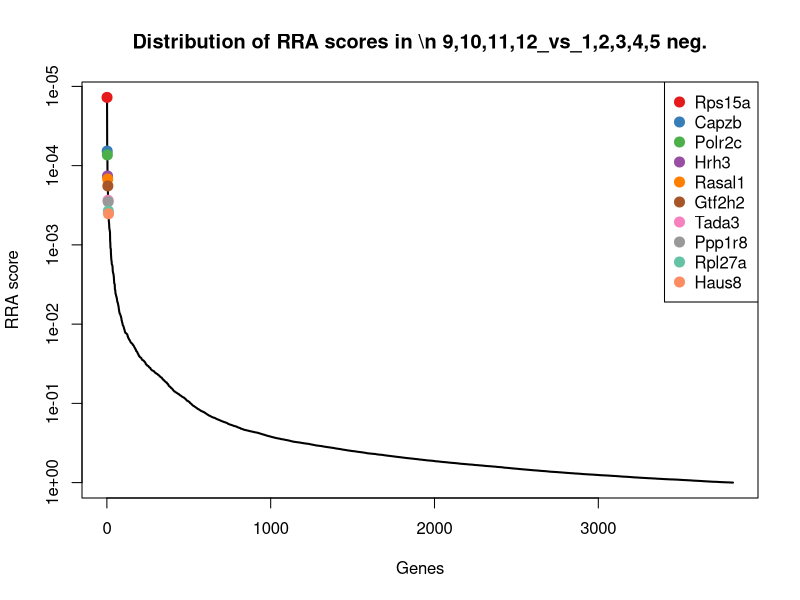
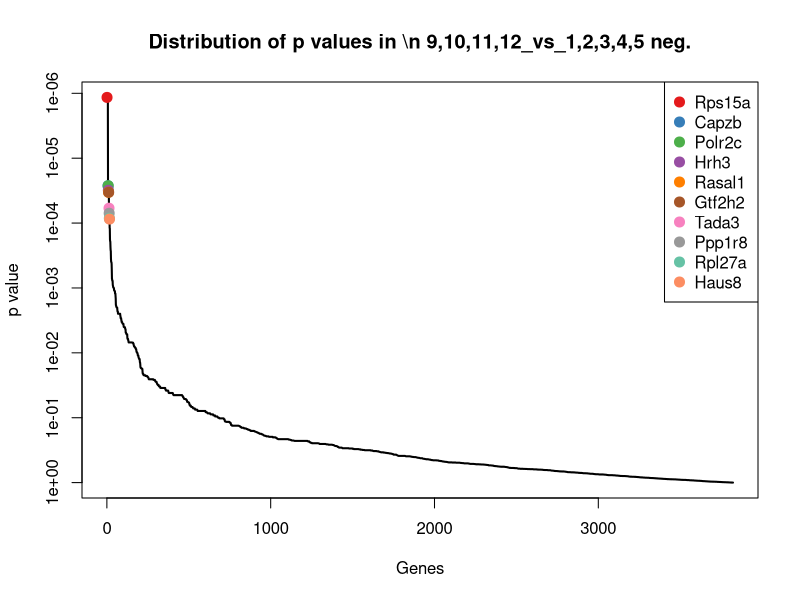
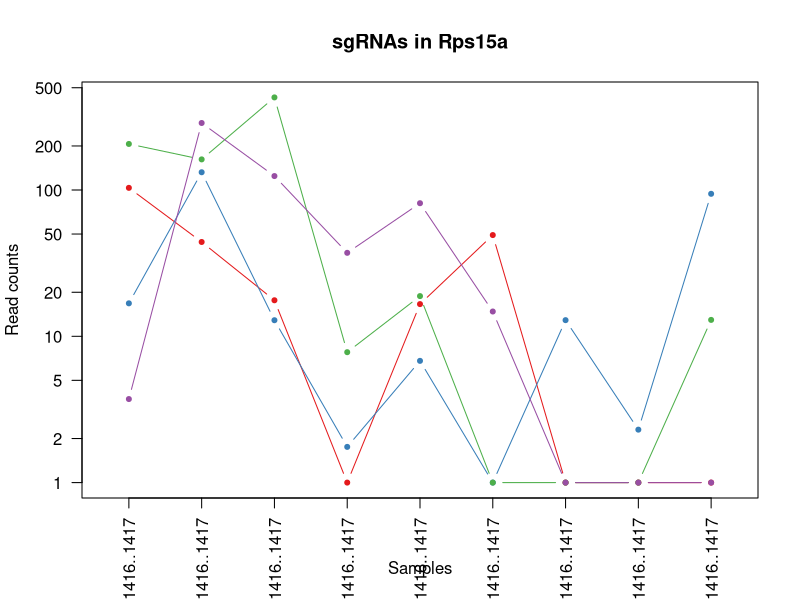
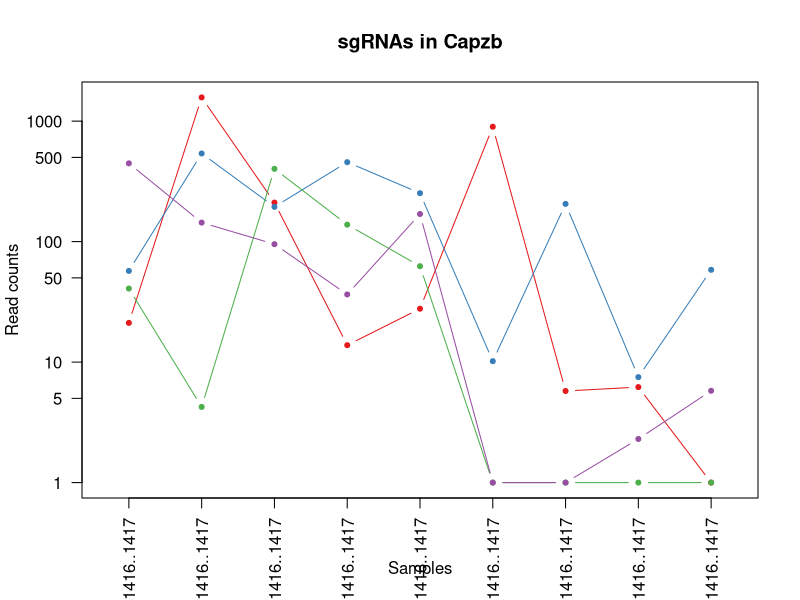
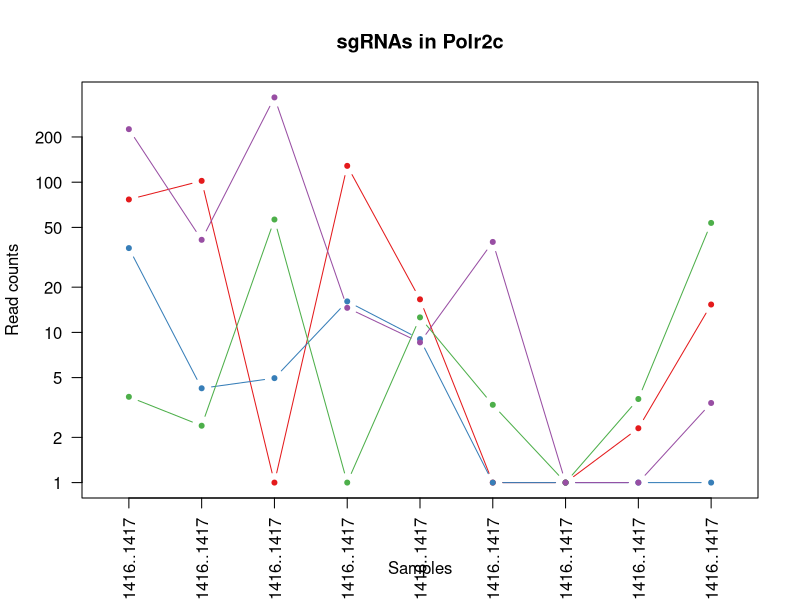
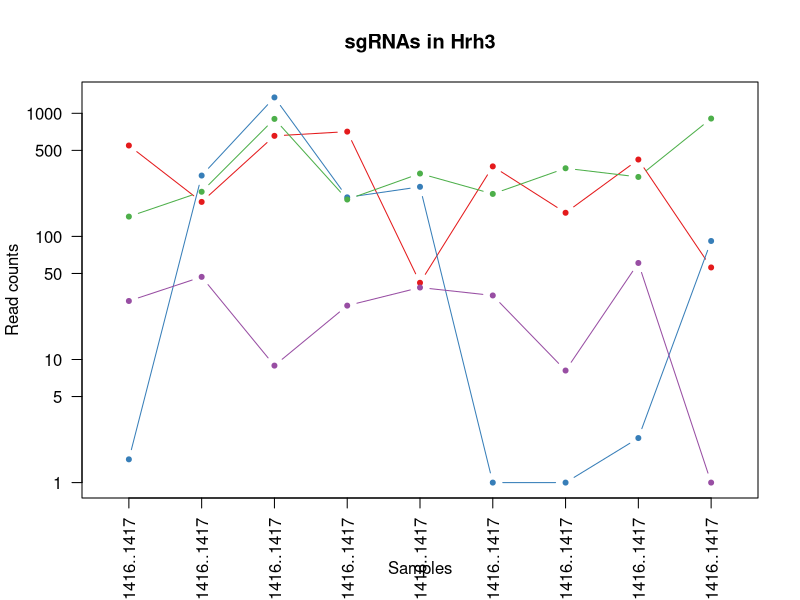
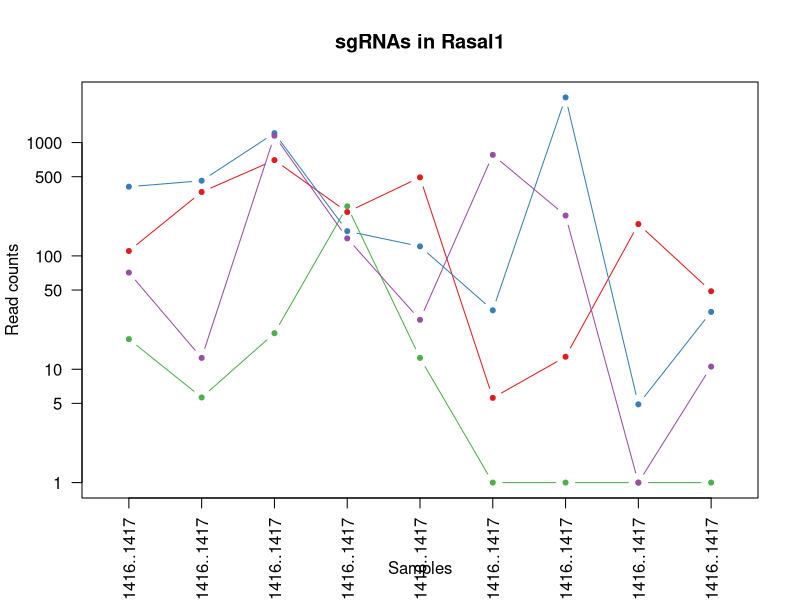
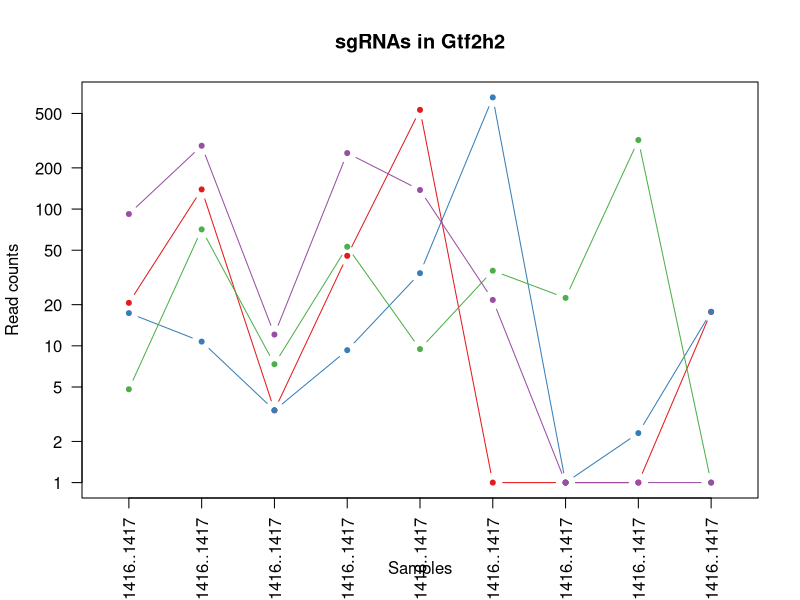

Here is the R script that generated these plots, in order: (Note: this script raises an error after producing the figures.)
pdf(file='invivo.poolB_BM_mCD19_15m_v_BM_hEGFRv3_15m.pdf',width=4.5,height=4.5);
gstable=read.table('invivo.poolB_BM_mCD19_15m_v_BM_hEGFRv3_15m.gene_summary.txt',header=T)
# 
#
# parameters
# Do not modify the variables beginning with "__"

# gstablename='__GENE_SUMMARY_FILE__'
startindex=3
# outputfile='__OUTPUT_FILE__'
targetgenelist=c("Rps15a","Capzb","Polr2c","Hrh3","Rasal1","Gtf2h2","Tada3","Ppp1r8","Rpl27a","Haus8")
# samplelabel=sub('.\\w+.\\w+$','',colnames(gstable)[startindex]);
samplelabel='9,10,11,12_vs_1,2,3,4,5 neg.'


# You need to write some codes in front of this code:
# gstable=read.table(gstablename,header=T)
# pdf(file=outputfile,width=6,height=6)


# set up color using RColorBrewer
#library(RColorBrewer)
#colors <- brewer.pal(length(targetgenelist), "Set1")

colors=c( "#E41A1C", "#377EB8", "#4DAF4A", "#984EA3", "#FF7F00",  "#A65628", "#F781BF",
          "#999999", "#66C2A5", "#FC8D62", "#8DA0CB", "#E78AC3", "#A6D854", "#FFD92F", "#E5C494", "#B3B3B3", 
          "#8DD3C7", "#FFFFB3", "#BEBADA", "#FB8072", "#80B1D3", "#FDB462", "#B3DE69", "#FCCDE5",
          "#D9D9D9", "#BC80BD", "#CCEBC5", "#FFED6F")

######
# function definition

plotrankedvalues<-function(val, tglist, ...){
  
  plot(val,log='y',ylim=c(max(val),min(val)),type='l',lwd=2, ...)
  if(length(tglist)>0){
    for(i in 1:length(tglist)){
      targetgene=tglist[i];
      tx=which(names(val)==targetgene);ty=val[targetgene];
      points(tx,ty,col=colors[(i %% length(colors)) ],cex=2,pch=20)
      # text(tx+50,ty,targetgene,col=colors[i])
    }
    legend('topright',tglist,pch=20,pt.cex = 2,cex=1,col=colors)
  }
}



plotrandvalues<-function(val,targetgenelist, ...){
  # choose the one with the best distance distribution
  
  mindiffvalue=0;
  randval=val;
  for(i in 1:20){
    randval0=sample(val)
    vindex=sort(which(names(randval0) %in% targetgenelist))
    if(max(vindex)>0.9*length(val)){
      # print('pass...')
      next;
    }
    mindiffind=min(diff(vindex));
    if (mindiffind > mindiffvalue){
      mindiffvalue=mindiffind;
      randval=randval0;
      # print(paste('Diff: ',mindiffvalue))
    }
  }
  plot(randval,log='y',ylim=c(max(randval),min(randval)),pch=20,col='grey', ...)
  
  if(length(targetgenelist)>0){
    for(i in 1:length(targetgenelist)){
      targetgene=targetgenelist[i];
      tx=which(names(randval)==targetgene);ty=randval[targetgene];
      points(tx,ty,col=colors[(i %% length(colors)) ],cex=2,pch=20)
      text(tx+50,ty,targetgene,col=colors[i])
    }
  }
  
}




# set.seed(1235)



pvec=gstable[,startindex]
names(pvec)=gstable[,'id']
pvec=sort(pvec);

plotrankedvalues(pvec,targetgenelist,xlab='Genes',ylab='RRA score',main=paste('Distribution of RRA scores in \\n',samplelabel))

# plotrandvalues(pvec,targetgenelist,xlab='Genes',ylab='RRA score',main=paste('Distribution of RRA scores in \\n',samplelabel))


pvec=gstable[,startindex+1]
names(pvec)=gstable[,'id']
pvec=sort(pvec);

plotrankedvalues(pvec,targetgenelist,xlab='Genes',ylab='p value',main=paste('Distribution of p values in \\n',samplelabel))

# plotrandvalues(pvec,targetgenelist,xlab='Genes',ylab='p value',main=paste('Distribution of p values in \\n',samplelabel))



# you need to write after this code:
# dev.off()






# parameters
# Do not modify the variables beginning with "__"
targetmat=list(c(102.42798827322086,43.118437848342424,16.628621617989058,0.0,15.597748757652067,48.196559804117776,0.0,0.0,0.0),c(15.800062020869175,131.20987001162266,11.877586869992186,0.7541131285626209,5.793449538556482,0.0,11.891074646238506,1.300710512813602,93.1605199184138),c(205.40080627129927,160.88277347714862,428.3849664443848,6.787018157063589,17.82599858017379,0.0,0.0,0.0,11.943656399796641),c(2.724148624287789,286.0653349723363,123.52690344791873,36.197430171005806,80.21699361078205,13.770445658319364,0.0,0.0,0.0))
targetgene="Rps15a"
collabel=c("In.vivo_AR1830_Pool.B..9.16._BM_hEGFRv3_15m_1410..1411..1412..1413..1414..1415..1416..1417","In.vivo_AR1831_Pool.B..9.16._BM_hEGFRv3_15m_1410..1411..1412..1413..1414..1415..1416..1417","In.vivo_AR1832_Pool.B..9.16._BM_hEGFRv3_15m_1410..1411..1412..1413..1414..1415..1416..1417","In.vivo_AR1833_Pool.B..9.16._BM_hEGFRv3_15m_1410..1411..1412..1413..1414..1415..1416..1417","In.vivo_AR1835_Pool.B..9.16._BM_hEGFRv3_15m_1410..1411..1412..1413..1414..1415..1416..1417","In.vivo_AR1836_Pool.B..9.16._BM_mCD19_15m_1410..1411..1412..1413..1414..1415..1416..1417","In.vivo_AR1840_Pool.B..9.16._BM_mCD19_15m_1410..1411..1412..1413..1414..1415..1416..1417","In.vivo_AR1841_Pool.B..9.16._BM_mCD19_15m_1410..1411..1412..1413..1414..1415..1416..1417","In.vivo_AR1842_Pool.B..9.16._BM_mCD19_15m_1410..1411..1412..1413..1414..1415..1416..1417")

# set up color using RColorBrewer
#library(RColorBrewer)
#colors <- brewer.pal(length(targetgenelist), "Set1")

colors=c( "#E41A1C", "#377EB8", "#4DAF4A", "#984EA3", "#FF7F00",  "#A65628", "#F781BF",
          "#999999", "#66C2A5", "#FC8D62", "#8DA0CB", "#E78AC3", "#A6D854", "#FFD92F", "#E5C494", "#B3B3B3", 
          "#8DD3C7", "#FFFFB3", "#BEBADA", "#FB8072", "#80B1D3", "#FDB462", "#B3DE69", "#FCCDE5",
          "#D9D9D9", "#BC80BD", "#CCEBC5", "#FFED6F")


## code

targetmatvec=unlist(targetmat)+1
yrange=range(targetmatvec[targetmatvec>0]);
# yrange[1]=1; # set the minimum value to 1
for(i in 1:length(targetmat)){
  vali=targetmat[[i]]+1;
  if(i==1){
    plot(1:length(vali),vali,type='b',las=1,pch=20,main=paste('sgRNAs in',targetgene),ylab='Read counts',xlab='Samples',xlim=c(0.7,length(vali)+0.3),ylim = yrange,col=colors[(i %% length(colors))],xaxt='n',log='y')
    axis(1,at=1:length(vali),labels=(collabel),las=2)
    # lines(0:100,rep(1,101),col='black');
  }else{
    lines(1:length(vali),vali,type='b',pch=20,col=colors[(i %% length(colors))])
  }
}




# parameters
# Do not modify the variables beginning with "__"
targetmat=list(c(20.158699819729637,1572.2002445562275,209.8373680365286,12.819923185564555,26.738997870260686,897.3740420671453,4.756429858495403,5.202842051254408,0.0),c(56.11746166032845,537.8213753126582,193.20874641853956,455.48432965182303,251.34657998045043,9.180297105546243,204.52648391530232,6.50355256406801,57.32955071902387),c(39.77256991460172,3.245473816541903,400.67059708106973,137.248589398397,61.49969510159958,0.0,0.0,0.0,0.0),c(445.1258852086247,142.80084792784373,94.22885583527133,35.443317042443184,168.4556865826423,0.0,0.0,1.300710512813602,4.777462559918656))
targetgene="Capzb"
collabel=c("In.vivo_AR1830_Pool.B..9.16._BM_hEGFRv3_15m_1410..1411..1412..1413..1414..1415..1416..1417","In.vivo_AR1831_Pool.B..9.16._BM_hEGFRv3_15m_1410..1411..1412..1413..1414..1415..1416..1417","In.vivo_AR1832_Pool.B..9.16._BM_hEGFRv3_15m_1410..1411..1412..1413..1414..1415..1416..1417","In.vivo_AR1833_Pool.B..9.16._BM_hEGFRv3_15m_1410..1411..1412..1413..1414..1415..1416..1417","In.vivo_AR1835_Pool.B..9.16._BM_hEGFRv3_15m_1410..1411..1412..1413..1414..1415..1416..1417","In.vivo_AR1836_Pool.B..9.16._BM_mCD19_15m_1410..1411..1412..1413..1414..1415..1416..1417","In.vivo_AR1840_Pool.B..9.16._BM_mCD19_15m_1410..1411..1412..1413..1414..1415..1416..1417","In.vivo_AR1841_Pool.B..9.16._BM_mCD19_15m_1410..1411..1412..1413..1414..1415..1416..1417","In.vivo_AR1842_Pool.B..9.16._BM_mCD19_15m_1410..1411..1412..1413..1414..1415..1416..1417")

# set up color using RColorBrewer
#library(RColorBrewer)
#colors <- brewer.pal(length(targetgenelist), "Set1")

colors=c( "#E41A1C", "#377EB8", "#4DAF4A", "#984EA3", "#FF7F00",  "#A65628", "#F781BF",
          "#999999", "#66C2A5", "#FC8D62", "#8DA0CB", "#E78AC3", "#A6D854", "#FFD92F", "#E5C494", "#B3B3B3", 
          "#8DD3C7", "#FFFFB3", "#BEBADA", "#FB8072", "#80B1D3", "#FDB462", "#B3DE69", "#FCCDE5",
          "#D9D9D9", "#BC80BD", "#CCEBC5", "#FFED6F")


## code

targetmatvec=unlist(targetmat)+1
yrange=range(targetmatvec[targetmatvec>0]);
# yrange[1]=1; # set the minimum value to 1
for(i in 1:length(targetmat)){
  vali=targetmat[[i]]+1;
  if(i==1){
    plot(1:length(vali),vali,type='b',las=1,pch=20,main=paste('sgRNAs in',targetgene),ylab='Read counts',xlab='Samples',xlim=c(0.7,length(vali)+0.3),ylim = yrange,col=colors[(i %% length(colors))],xaxt='n',log='y')
    axis(1,at=1:length(vali),labels=(collabel),las=2)
    # lines(0:100,rep(1,101),col='black');
  }else{
    lines(1:length(vali),vali,type='b',pch=20,col=colors[(i %% length(colors))])
  }
}




# parameters
# Do not modify the variables beginning with "__"
targetmat=list(c(75.73133175520053,101.07332742944783,0.0,127.44511872708293,15.597748757652067,0.0,0.0,1.300710512813602,14.332387679755968),c(35.413932115741254,3.245473816541903,3.9591956233307286,15.082262571252418,8.021699361078205,0.0,0.0,0.0,0.0),c(2.724148624287789,1.39091734994653,55.4287387266302,0.0,11.586899077112964,2.295074276386561,0.0,2.601421025627204,52.55208815910522),c(224.4698466413138,40.33660314844936,365.82967559575934,13.574036314127177,7.57604939657386,39.01626269857153,0.0,0.0,2.388731279959328))
targetgene="Polr2c"
collabel=c("In.vivo_AR1830_Pool.B..9.16._BM_hEGFRv3_15m_1410..1411..1412..1413..1414..1415..1416..1417","In.vivo_AR1831_Pool.B..9.16._BM_hEGFRv3_15m_1410..1411..1412..1413..1414..1415..1416..1417","In.vivo_AR1832_Pool.B..9.16._BM_hEGFRv3_15m_1410..1411..1412..1413..1414..1415..1416..1417","In.vivo_AR1833_Pool.B..9.16._BM_hEGFRv3_15m_1410..1411..1412..1413..1414..1415..1416..1417","In.vivo_AR1835_Pool.B..9.16._BM_hEGFRv3_15m_1410..1411..1412..1413..1414..1415..1416..1417","In.vivo_AR1836_Pool.B..9.16._BM_mCD19_15m_1410..1411..1412..1413..1414..1415..1416..1417","In.vivo_AR1840_Pool.B..9.16._BM_mCD19_15m_1410..1411..1412..1413..1414..1415..1416..1417","In.vivo_AR1841_Pool.B..9.16._BM_mCD19_15m_1410..1411..1412..1413..1414..1415..1416..1417","In.vivo_AR1842_Pool.B..9.16._BM_mCD19_15m_1410..1411..1412..1413..1414..1415..1416..1417")

# set up color using RColorBrewer
#library(RColorBrewer)
#colors <- brewer.pal(length(targetgenelist), "Set1")

colors=c( "#E41A1C", "#377EB8", "#4DAF4A", "#984EA3", "#FF7F00",  "#A65628", "#F781BF",
          "#999999", "#66C2A5", "#FC8D62", "#8DA0CB", "#E78AC3", "#A6D854", "#FFD92F", "#E5C494", "#B3B3B3", 
          "#8DD3C7", "#FFFFB3", "#BEBADA", "#FB8072", "#80B1D3", "#FDB462", "#B3DE69", "#FCCDE5",
          "#D9D9D9", "#BC80BD", "#CCEBC5", "#FFED6F")


## code

targetmatvec=unlist(targetmat)+1
yrange=range(targetmatvec[targetmatvec>0]);
# yrange[1]=1; # set the minimum value to 1
for(i in 1:length(targetmat)){
  vali=targetmat[[i]]+1;
  if(i==1){
    plot(1:length(vali),vali,type='b',las=1,pch=20,main=paste('sgRNAs in',targetgene),ylab='Read counts',xlab='Samples',xlim=c(0.7,length(vali)+0.3),ylim = yrange,col=colors[(i %% length(colors))],xaxt='n',log='y')
    axis(1,at=1:length(vali),labels=(collabel),las=2)
    # lines(0:100,rep(1,101),col='black');
  }else{
    lines(1:length(vali),vali,type='b',pch=20,col=colors[(i %% length(colors))])
  }
}




# parameters
# Do not modify the variables beginning with "__"
targetmat=list(c(546.4642140321305,189.6283987093769,654.8509560989025,708.8663408488636,40.999796734399716,369.5069584982363,154.58397040110057,420.12949563879346,54.94081943906455),c(0.5448297248575578,311.10184727137386,1345.3346728077815,206.62699722615812,251.79222994495478,0.0,0.0,1.300710512813602,90.77178863845447),c(143.83504736239524,229.50136274117742,899.5292456207416,198.3317528119693,323.09622426564994,220.32713053310982,356.7322393871552,303.0655494855693,905.3291551045853),c(28.87597541745056,45.900272548235485,7.918391246661457,26.393959499691732,37.43459701836496,32.13103986941185,7.134644787743104,59.83268358942569,0.0))
targetgene="Hrh3"
collabel=c("In.vivo_AR1830_Pool.B..9.16._BM_hEGFRv3_15m_1410..1411..1412..1413..1414..1415..1416..1417","In.vivo_AR1831_Pool.B..9.16._BM_hEGFRv3_15m_1410..1411..1412..1413..1414..1415..1416..1417","In.vivo_AR1832_Pool.B..9.16._BM_hEGFRv3_15m_1410..1411..1412..1413..1414..1415..1416..1417","In.vivo_AR1833_Pool.B..9.16._BM_hEGFRv3_15m_1410..1411..1412..1413..1414..1415..1416..1417","In.vivo_AR1835_Pool.B..9.16._BM_hEGFRv3_15m_1410..1411..1412..1413..1414..1415..1416..1417","In.vivo_AR1836_Pool.B..9.16._BM_mCD19_15m_1410..1411..1412..1413..1414..1415..1416..1417","In.vivo_AR1840_Pool.B..9.16._BM_mCD19_15m_1410..1411..1412..1413..1414..1415..1416..1417","In.vivo_AR1841_Pool.B..9.16._BM_mCD19_15m_1410..1411..1412..1413..1414..1415..1416..1417","In.vivo_AR1842_Pool.B..9.16._BM_mCD19_15m_1410..1411..1412..1413..1414..1415..1416..1417")

# set up color using RColorBrewer
#library(RColorBrewer)
#colors <- brewer.pal(length(targetgenelist), "Set1")

colors=c( "#E41A1C", "#377EB8", "#4DAF4A", "#984EA3", "#FF7F00",  "#A65628", "#F781BF",
          "#999999", "#66C2A5", "#FC8D62", "#8DA0CB", "#E78AC3", "#A6D854", "#FFD92F", "#E5C494", "#B3B3B3", 
          "#8DD3C7", "#FFFFB3", "#BEBADA", "#FB8072", "#80B1D3", "#FDB462", "#B3DE69", "#FCCDE5",
          "#D9D9D9", "#BC80BD", "#CCEBC5", "#FFED6F")


## code

targetmatvec=unlist(targetmat)+1
yrange=range(targetmatvec[targetmatvec>0]);
# yrange[1]=1; # set the minimum value to 1
for(i in 1:length(targetmat)){
  vali=targetmat[[i]]+1;
  if(i==1){
    plot(1:length(vali),vali,type='b',las=1,pch=20,main=paste('sgRNAs in',targetgene),ylab='Read counts',xlab='Samples',xlim=c(0.7,length(vali)+0.3),ylim = yrange,col=colors[(i %% length(colors))],xaxt='n',log='y')
    axis(1,at=1:length(vali),labels=(collabel),las=2)
    # lines(0:100,rep(1,101),col='black');
  }else{
    lines(1:length(vali),vali,type='b',pch=20,col=colors[(i %% length(colors))])
  }
}




# parameters
# Do not modify the variables beginning with "__"
targetmat=list(c(109.51077469636911,365.3476239192885,699.1939470802066,242.82442739716393,491.9975608127966,4.590148552773122,11.891074646238506,189.9037348707859,47.774625599186564),c(406.98780446859564,459.46636459900367,1209.9301824898707,164.39666202665137,120.32549041617308,32.13103986941185,2501.8821055685817,3.9021315384408064,31.053506639471266),c(17.43455119544185,4.6363911664884325,19.795978116653643,272.9889525396688,11.586899077112964,0.0,0.0,0.0,0.0),c(70.28303450662496,11.590977916221082,1148.1667307659113,141.77326816977273,26.293347905756338,778.0301796950441,225.93041827853162,0.0,9.554925119837312))
targetgene="Rasal1"
collabel=c("In.vivo_AR1830_Pool.B..9.16._BM_hEGFRv3_15m_1410..1411..1412..1413..1414..1415..1416..1417","In.vivo_AR1831_Pool.B..9.16._BM_hEGFRv3_15m_1410..1411..1412..1413..1414..1415..1416..1417","In.vivo_AR1832_Pool.B..9.16._BM_hEGFRv3_15m_1410..1411..1412..1413..1414..1415..1416..1417","In.vivo_AR1833_Pool.B..9.16._BM_hEGFRv3_15m_1410..1411..1412..1413..1414..1415..1416..1417","In.vivo_AR1835_Pool.B..9.16._BM_hEGFRv3_15m_1410..1411..1412..1413..1414..1415..1416..1417","In.vivo_AR1836_Pool.B..9.16._BM_mCD19_15m_1410..1411..1412..1413..1414..1415..1416..1417","In.vivo_AR1840_Pool.B..9.16._BM_mCD19_15m_1410..1411..1412..1413..1414..1415..1416..1417","In.vivo_AR1841_Pool.B..9.16._BM_mCD19_15m_1410..1411..1412..1413..1414..1415..1416..1417","In.vivo_AR1842_Pool.B..9.16._BM_mCD19_15m_1410..1411..1412..1413..1414..1415..1416..1417")

# set up color using RColorBrewer
#library(RColorBrewer)
#colors <- brewer.pal(length(targetgenelist), "Set1")

colors=c( "#E41A1C", "#377EB8", "#4DAF4A", "#984EA3", "#FF7F00",  "#A65628", "#F781BF",
          "#999999", "#66C2A5", "#FC8D62", "#8DA0CB", "#E78AC3", "#A6D854", "#FFD92F", "#E5C494", "#B3B3B3", 
          "#8DD3C7", "#FFFFB3", "#BEBADA", "#FB8072", "#80B1D3", "#FDB462", "#B3DE69", "#FCCDE5",
          "#D9D9D9", "#BC80BD", "#CCEBC5", "#FFED6F")


## code

targetmatvec=unlist(targetmat)+1
yrange=range(targetmatvec[targetmatvec>0]);
# yrange[1]=1; # set the minimum value to 1
for(i in 1:length(targetmat)){
  vali=targetmat[[i]]+1;
  if(i==1){
    plot(1:length(vali),vali,type='b',las=1,pch=20,main=paste('sgRNAs in',targetgene),ylab='Read counts',xlab='Samples',xlim=c(0.7,length(vali)+0.3),ylim = yrange,col=colors[(i %% length(colors))],xaxt='n',log='y')
    axis(1,at=1:length(vali),labels=(collabel),las=2)
    # lines(0:100,rep(1,101),col='black');
  }else{
    lines(1:length(vali),vali,type='b',pch=20,col=colors[(i %% length(colors))])
  }
}




# parameters
# Do not modify the variables beginning with "__"
targetmat=list(c(19.61387009487208,138.1644567613553,2.375517373998437,44.492674585194635,529.877807795666,0.0,0.0,0.0,16.721118959715298),c(16.344891745726734,9.736421449625709,2.375517373998437,8.29524441418883,32.97809737332151,654.0961687701698,0.0,1.300710512813602,16.721118959715298),c(3.813808074002904,70.00950661397533,6.334712997329166,52.03380587082084,8.46734932558255,34.426114145798415,21.40393436322931,318.6740756393325,0.0),c(90.98656405121214,289.3108087888782,11.08574774532604,255.6443505827285,136.81453910283383,20.655668487479048,0.0,0.0,0.0))
targetgene="Gtf2h2"
collabel=c("In.vivo_AR1830_Pool.B..9.16._BM_hEGFRv3_15m_1410..1411..1412..1413..1414..1415..1416..1417","In.vivo_AR1831_Pool.B..9.16._BM_hEGFRv3_15m_1410..1411..1412..1413..1414..1415..1416..1417","In.vivo_AR1832_Pool.B..9.16._BM_hEGFRv3_15m_1410..1411..1412..1413..1414..1415..1416..1417","In.vivo_AR1833_Pool.B..9.16._BM_hEGFRv3_15m_1410..1411..1412..1413..1414..1415..1416..1417","In.vivo_AR1835_Pool.B..9.16._BM_hEGFRv3_15m_1410..1411..1412..1413..1414..1415..1416..1417","In.vivo_AR1836_Pool.B..9.16._BM_mCD19_15m_1410..1411..1412..1413..1414..1415..1416..1417","In.vivo_AR1840_Pool.B..9.16._BM_mCD19_15m_1410..1411..1412..1413..1414..1415..1416..1417","In.vivo_AR1841_Pool.B..9.16._BM_mCD19_15m_1410..1411..1412..1413..1414..1415..1416..1417","In.vivo_AR1842_Pool.B..9.16._BM_mCD19_15m_1410..1411..1412..1413..1414..1415..1416..1417")

# set up color using RColorBrewer
#library(RColorBrewer)
#colors <- brewer.pal(length(targetgenelist), "Set1")

colors=c( "#E41A1C", "#377EB8", "#4DAF4A", "#984EA3", "#FF7F00",  "#A65628", "#F781BF",
          "#999999", "#66C2A5", "#FC8D62", "#8DA0CB", "#E78AC3", "#A6D854", "#FFD92F", "#E5C494", "#B3B3B3", 
          "#8DD3C7", "#FFFFB3", "#BEBADA", "#FB8072", "#80B1D3", "#FDB462", "#B3DE69", "#FCCDE5",
          "#D9D9D9", "#BC80BD", "#CCEBC5", "#FFED6F")


## code

targetmatvec=unlist(targetmat)+1
yrange=range(targetmatvec[targetmatvec>0]);
# yrange[1]=1; # set the minimum value to 1
for(i in 1:length(targetmat)){
  vali=targetmat[[i]]+1;
  if(i==1){
    plot(1:length(vali),vali,type='b',las=1,pch=20,main=paste('sgRNAs in',targetgene),ylab='Read counts',xlab='Samples',xlim=c(0.7,length(vali)+0.3),ylim = yrange,col=colors[(i %% length(colors))],xaxt='n',log='y')
    axis(1,at=1:length(vali),labels=(collabel),las=2)
    # lines(0:100,rep(1,101),col='black');
  }else{
    lines(1:length(vali),vali,type='b',pch=20,col=colors[(i %% length(colors))])
  }
}




# parameters
# Do not modify the variables beginning with "__"
targetmat=list(c(45.220867163177296,1.854556466595373,10.293908620659893,5.278791899938346,9.35864925459124,153.76997651789958,49.94251351420173,226.32362922956676,11.943656399796641),c(0.0,89.48234951322675,3.9591956233307286,12.819923185564555,1.3369498935130342,0.0,0.0,16.909236666576827,0.0),c(17.979380920299405,127.03711796178305,571.7078480089572,392.1388268525629,175.14043605020748,34.426114145798415,0.0,1.300710512813602,2.388731279959328),c(0.0,4.6363911664884325,37.216438859308845,8.29524441418883,0.8912999290086895,224.91727908588297,0.0,0.0,0.0))
targetgene="Tada3"
collabel=c("In.vivo_AR1830_Pool.B..9.16._BM_hEGFRv3_15m_1410..1411..1412..1413..1414..1415..1416..1417","In.vivo_AR1831_Pool.B..9.16._BM_hEGFRv3_15m_1410..1411..1412..1413..1414..1415..1416..1417","In.vivo_AR1832_Pool.B..9.16._BM_hEGFRv3_15m_1410..1411..1412..1413..1414..1415..1416..1417","In.vivo_AR1833_Pool.B..9.16._BM_hEGFRv3_15m_1410..1411..1412..1413..1414..1415..1416..1417","In.vivo_AR1835_Pool.B..9.16._BM_hEGFRv3_15m_1410..1411..1412..1413..1414..1415..1416..1417","In.vivo_AR1836_Pool.B..9.16._BM_mCD19_15m_1410..1411..1412..1413..1414..1415..1416..1417","In.vivo_AR1840_Pool.B..9.16._BM_mCD19_15m_1410..1411..1412..1413..1414..1415..1416..1417","In.vivo_AR1841_Pool.B..9.16._BM_mCD19_15m_1410..1411..1412..1413..1414..1415..1416..1417","In.vivo_AR1842_Pool.B..9.16._BM_mCD19_15m_1410..1411..1412..1413..1414..1415..1416..1417")

# set up color using RColorBrewer
#library(RColorBrewer)
#colors <- brewer.pal(length(targetgenelist), "Set1")

colors=c( "#E41A1C", "#377EB8", "#4DAF4A", "#984EA3", "#FF7F00",  "#A65628", "#F781BF",
          "#999999", "#66C2A5", "#FC8D62", "#8DA0CB", "#E78AC3", "#A6D854", "#FFD92F", "#E5C494", "#B3B3B3", 
          "#8DD3C7", "#FFFFB3", "#BEBADA", "#FB8072", "#80B1D3", "#FDB462", "#B3DE69", "#FCCDE5",
          "#D9D9D9", "#BC80BD", "#CCEBC5", "#FFED6F")


## code

targetmatvec=unlist(targetmat)+1
yrange=range(targetmatvec[targetmatvec>0]);
# yrange[1]=1; # set the minimum value to 1
for(i in 1:length(targetmat)){
  vali=targetmat[[i]]+1;
  if(i==1){
    plot(1:length(vali),vali,type='b',las=1,pch=20,main=paste('sgRNAs in',targetgene),ylab='Read counts',xlab='Samples',xlim=c(0.7,length(vali)+0.3),ylim = yrange,col=colors[(i %% length(colors))],xaxt='n',log='y')
    axis(1,at=1:length(vali),labels=(collabel),las=2)
    # lines(0:100,rep(1,101),col='black');
  }else{
    lines(1:length(vali),vali,type='b',pch=20,col=colors[(i %% length(colors))])
  }
}




# parameters
# Do not modify the variables beginning with "__"
targetmat=list(c(384.1049560245782,130.28259177832496,16.628621617989058,99.54293297026597,1.782599858017379,0.0,0.0,0.0,16.721118959715298),c(1.0896594497151155,0.0,5.54287387266302,1.5082262571252418,10.695599148104273,0.0,0.0,3.9021315384408064,11.943656399796641),c(15.800062020869175,86.7005148133337,11.877586869992186,293.35000701085954,117.65159062914701,263.9335417844545,0.0,2.601421025627204,0.0),c(537.2021087095519,98.75513184620361,52.26138222796562,65.60784218494803,468.8237626585707,50.49163408050434,223.55220334928393,74.14049923037531,965.0474371035685))
targetgene="Ppp1r8"
collabel=c("In.vivo_AR1830_Pool.B..9.16._BM_hEGFRv3_15m_1410..1411..1412..1413..1414..1415..1416..1417","In.vivo_AR1831_Pool.B..9.16._BM_hEGFRv3_15m_1410..1411..1412..1413..1414..1415..1416..1417","In.vivo_AR1832_Pool.B..9.16._BM_hEGFRv3_15m_1410..1411..1412..1413..1414..1415..1416..1417","In.vivo_AR1833_Pool.B..9.16._BM_hEGFRv3_15m_1410..1411..1412..1413..1414..1415..1416..1417","In.vivo_AR1835_Pool.B..9.16._BM_hEGFRv3_15m_1410..1411..1412..1413..1414..1415..1416..1417","In.vivo_AR1836_Pool.B..9.16._BM_mCD19_15m_1410..1411..1412..1413..1414..1415..1416..1417","In.vivo_AR1840_Pool.B..9.16._BM_mCD19_15m_1410..1411..1412..1413..1414..1415..1416..1417","In.vivo_AR1841_Pool.B..9.16._BM_mCD19_15m_1410..1411..1412..1413..1414..1415..1416..1417","In.vivo_AR1842_Pool.B..9.16._BM_mCD19_15m_1410..1411..1412..1413..1414..1415..1416..1417")

# set up color using RColorBrewer
#library(RColorBrewer)
#colors <- brewer.pal(length(targetgenelist), "Set1")

colors=c( "#E41A1C", "#377EB8", "#4DAF4A", "#984EA3", "#FF7F00",  "#A65628", "#F781BF",
          "#999999", "#66C2A5", "#FC8D62", "#8DA0CB", "#E78AC3", "#A6D854", "#FFD92F", "#E5C494", "#B3B3B3", 
          "#8DD3C7", "#FFFFB3", "#BEBADA", "#FB8072", "#80B1D3", "#FDB462", "#B3DE69", "#FCCDE5",
          "#D9D9D9", "#BC80BD", "#CCEBC5", "#FFED6F")


## code

targetmatvec=unlist(targetmat)+1
yrange=range(targetmatvec[targetmatvec>0]);
# yrange[1]=1; # set the minimum value to 1
for(i in 1:length(targetmat)){
  vali=targetmat[[i]]+1;
  if(i==1){
    plot(1:length(vali),vali,type='b',las=1,pch=20,main=paste('sgRNAs in',targetgene),ylab='Read counts',xlab='Samples',xlim=c(0.7,length(vali)+0.3),ylim = yrange,col=colors[(i %% length(colors))],xaxt='n',log='y')
    axis(1,at=1:length(vali),labels=(collabel),las=2)
    # lines(0:100,rep(1,101),col='black');
  }else{
    lines(1:length(vali),vali,type='b',pch=20,col=colors[(i %% length(colors))])
  }
}




# parameters
# Do not modify the variables beginning with "__"
targetmat=list(c(32.68978349145347,0.0,11.877586869992186,54.29614525650871,85.11914322032985,130.81923375403397,0.0,0.0,0.0),c(1.6344891745726733,0.0,2.375517373998437,42.98444832806939,84.22784329132115,41.311336974958095,0.0,0.0,11.943656399796641),c(1.0896594497151155,74.64589778046377,38.00827798397499,417.02456009512935,1.3369498935130342,18.360594211092486,2.3782149292477013,1.300710512813602,14.332387679755968),c(141.65572846296502,44.04571608164011,7.918391246661457,81.44421788476306,27.18464783476503,0.0,0.0,2.601421025627204,0.0))
targetgene="Rpl27a"
collabel=c("In.vivo_AR1830_Pool.B..9.16._BM_hEGFRv3_15m_1410..1411..1412..1413..1414..1415..1416..1417","In.vivo_AR1831_Pool.B..9.16._BM_hEGFRv3_15m_1410..1411..1412..1413..1414..1415..1416..1417","In.vivo_AR1832_Pool.B..9.16._BM_hEGFRv3_15m_1410..1411..1412..1413..1414..1415..1416..1417","In.vivo_AR1833_Pool.B..9.16._BM_hEGFRv3_15m_1410..1411..1412..1413..1414..1415..1416..1417","In.vivo_AR1835_Pool.B..9.16._BM_hEGFRv3_15m_1410..1411..1412..1413..1414..1415..1416..1417","In.vivo_AR1836_Pool.B..9.16._BM_mCD19_15m_1410..1411..1412..1413..1414..1415..1416..1417","In.vivo_AR1840_Pool.B..9.16._BM_mCD19_15m_1410..1411..1412..1413..1414..1415..1416..1417","In.vivo_AR1841_Pool.B..9.16._BM_mCD19_15m_1410..1411..1412..1413..1414..1415..1416..1417","In.vivo_AR1842_Pool.B..9.16._BM_mCD19_15m_1410..1411..1412..1413..1414..1415..1416..1417")

# set up color using RColorBrewer
#library(RColorBrewer)
#colors <- brewer.pal(length(targetgenelist), "Set1")

colors=c( "#E41A1C", "#377EB8", "#4DAF4A", "#984EA3", "#FF7F00",  "#A65628", "#F781BF",
          "#999999", "#66C2A5", "#FC8D62", "#8DA0CB", "#E78AC3", "#A6D854", "#FFD92F", "#E5C494", "#B3B3B3", 
          "#8DD3C7", "#FFFFB3", "#BEBADA", "#FB8072", "#80B1D3", "#FDB462", "#B3DE69", "#FCCDE5",
          "#D9D9D9", "#BC80BD", "#CCEBC5", "#FFED6F")


## code

targetmatvec=unlist(targetmat)+1
yrange=range(targetmatvec[targetmatvec>0]);
# yrange[1]=1; # set the minimum value to 1
for(i in 1:length(targetmat)){
  vali=targetmat[[i]]+1;
  if(i==1){
    plot(1:length(vali),vali,type='b',las=1,pch=20,main=paste('sgRNAs in',targetgene),ylab='Read counts',xlab='Samples',xlim=c(0.7,length(vali)+0.3),ylim = yrange,col=colors[(i %% length(colors))],xaxt='n',log='y')
    axis(1,at=1:length(vali),labels=(collabel),las=2)
    # lines(0:100,rep(1,101),col='black');
  }else{
    lines(1:length(vali),vali,type='b',pch=20,col=colors[(i %% length(colors))])
  }
}




# parameters
# Do not modify the variables beginning with "__"
targetmat=list(c(9.262105322578481,5.100030283137276,53.845060477297906,153.83907822677466,12.032549041617308,29.83596559302529,0.0,28.615631281899244,169.59992087711228),c(111.14526387094179,52.39122018131929,14.253104243990622,20.361054471190766,299.922426111424,1888.8461294661395,152.20575547185288,477.36075820259197,1086.8727323814942),c(232.64229251417717,0.9272782332976865,234.38438090117913,15.082262571252418,192.9664346303813,0.0,14.269289575486209,0.0,0.0),c(51.21399413661043,186.382924892835,163.118859681226,61.083163413572294,18.271648544678133,22.95074276386561,49.94251351420173,234.12789230644836,90.77178863845447))
targetgene="Haus8"
collabel=c("In.vivo_AR1830_Pool.B..9.16._BM_hEGFRv3_15m_1410..1411..1412..1413..1414..1415..1416..1417","In.vivo_AR1831_Pool.B..9.16._BM_hEGFRv3_15m_1410..1411..1412..1413..1414..1415..1416..1417","In.vivo_AR1832_Pool.B..9.16._BM_hEGFRv3_15m_1410..1411..1412..1413..1414..1415..1416..1417","In.vivo_AR1833_Pool.B..9.16._BM_hEGFRv3_15m_1410..1411..1412..1413..1414..1415..1416..1417","In.vivo_AR1835_Pool.B..9.16._BM_hEGFRv3_15m_1410..1411..1412..1413..1414..1415..1416..1417","In.vivo_AR1836_Pool.B..9.16._BM_mCD19_15m_1410..1411..1412..1413..1414..1415..1416..1417","In.vivo_AR1840_Pool.B..9.16._BM_mCD19_15m_1410..1411..1412..1413..1414..1415..1416..1417","In.vivo_AR1841_Pool.B..9.16._BM_mCD19_15m_1410..1411..1412..1413..1414..1415..1416..1417","In.vivo_AR1842_Pool.B..9.16._BM_mCD19_15m_1410..1411..1412..1413..1414..1415..1416..1417")

# set up color using RColorBrewer
#library(RColorBrewer)
#colors <- brewer.pal(length(targetgenelist), "Set1")

colors=c( "#E41A1C", "#377EB8", "#4DAF4A", "#984EA3", "#FF7F00",  "#A65628", "#F781BF",
          "#999999", "#66C2A5", "#FC8D62", "#8DA0CB", "#E78AC3", "#A6D854", "#FFD92F", "#E5C494", "#B3B3B3", 
          "#8DD3C7", "#FFFFB3", "#BEBADA", "#FB8072", "#80B1D3", "#FDB462", "#B3DE69", "#FCCDE5",
          "#D9D9D9", "#BC80BD", "#CCEBC5", "#FFED6F")


## code

targetmatvec=unlist(targetmat)+1
yrange=range(targetmatvec[targetmatvec>0]);
# yrange[1]=1; # set the minimum value to 1
for(i in 1:length(targetmat)){
  vali=targetmat[[i]]+1;
  if(i==1){
    plot(1:length(vali),vali,type='b',las=1,pch=20,main=paste('sgRNAs in',targetgene),ylab='Read counts',xlab='Samples',xlim=c(0.7,length(vali)+0.3),ylim = yrange,col=colors[(i %% length(colors))],xaxt='n',log='y')
    axis(1,at=1:length(vali),labels=(collabel),las=2)
    # lines(0:100,rep(1,101),col='black');
  }else{
    lines(1:length(vali),vali,type='b',pch=20,col=colors[(i %% length(colors))])
  }
}



# 
#
# parameters
# Do not modify the variables beginning with "__"

# gstablename='__GENE_SUMMARY_FILE__'
startindex=9
# outputfile='__OUTPUT_FILE__'
targetgenelist=c("Ints10","Sephs1","Tmprss13","E130309D02Rik","Dcp2","Arid1b","Kmt2d","Gnpnat1","Grik2","Mgat4d")
# samplelabel=sub('.\\w+.\\w+$','',colnames(gstable)[startindex]);
samplelabel='9,10,11,12_vs_1,2,3,4,5 pos.'


# You need to write some codes in front of this code:
# gstable=read.table(gstablename,header=T)
# pdf(file=outputfile,width=6,height=6)


# set up color using RColorBrewer
#library(RColorBrewer)
#colors <- brewer.pal(length(targetgenelist), "Set1")

colors=c( "#E41A1C", "#377EB8", "#4DAF4A", "#984EA3", "#FF7F00",  "#A65628", "#F781BF",
          "#999999", "#66C2A5", "#FC8D62", "#8DA0CB", "#E78AC3", "#A6D854", "#FFD92F", "#E5C494", "#B3B3B3", 
          "#8DD3C7", "#FFFFB3", "#BEBADA", "#FB8072", "#80B1D3", "#FDB462", "#B3DE69", "#FCCDE5",
          "#D9D9D9", "#BC80BD", "#CCEBC5", "#FFED6F")

######
# function definition

plotrankedvalues<-function(val, tglist, ...){
  
  plot(val,log='y',ylim=c(max(val),min(val)),type='l',lwd=2, ...)
  if(length(tglist)>0){
    for(i in 1:length(tglist)){
      targetgene=tglist[i];
      tx=which(names(val)==targetgene);ty=val[targetgene];
      points(tx,ty,col=colors[(i %% length(colors)) ],cex=2,pch=20)
      # text(tx+50,ty,targetgene,col=colors[i])
    }
    legend('topright',tglist,pch=20,pt.cex = 2,cex=1,col=colors)
  }
}



plotrandvalues<-function(val,targetgenelist, ...){
  # choose the one with the best distance distribution
  
  mindiffvalue=0;
  randval=val;
  for(i in 1:20){
    randval0=sample(val)
    vindex=sort(which(names(randval0) %in% targetgenelist))
    if(max(vindex)>0.9*length(val)){
      # print('pass...')
      next;
    }
    mindiffind=min(diff(vindex));
    if (mindiffind > mindiffvalue){
      mindiffvalue=mindiffind;
      randval=randval0;
      # print(paste('Diff: ',mindiffvalue))
    }
  }
  plot(randval,log='y',ylim=c(max(randval),min(randval)),pch=20,col='grey', ...)
  
  if(length(targetgenelist)>0){
    for(i in 1:length(targetgenelist)){
      targetgene=targetgenelist[i];
      tx=which(names(randval)==targetgene);ty=randval[targetgene];
      points(tx,ty,col=colors[(i %% length(colors)) ],cex=2,pch=20)
      text(tx+50,ty,targetgene,col=colors[i])
    }
  }
  
}




# set.seed(1235)



pvec=gstable[,startindex]
names(pvec)=gstable[,'id']
pvec=sort(pvec);

plotrankedvalues(pvec,targetgenelist,xlab='Genes',ylab='RRA score',main=paste('Distribution of RRA scores in \\n',samplelabel))

# plotrandvalues(pvec,targetgenelist,xlab='Genes',ylab='RRA score',main=paste('Distribution of RRA scores in \\n',samplelabel))


pvec=gstable[,startindex+1]
names(pvec)=gstable[,'id']
pvec=sort(pvec);

plotrankedvalues(pvec,targetgenelist,xlab='Genes',ylab='p value',main=paste('Distribution of p values in \\n',samplelabel))

# plotrandvalues(pvec,targetgenelist,xlab='Genes',ylab='p value',main=paste('Distribution of p values in \\n',samplelabel))



# you need to write after this code:
# dev.off()






# parameters
# Do not modify the variables beginning with "__"
targetmat=list(c(233.18712223903472,50.07302459807507,11.08574774532604,404.95875003812745,48.13019616646923,215.7369819803367,4214.196854626926,2475.252105884285,169.59992087711228),c(390.6429127228689,190.55567694267458,753.0390075575045,963.0024651744669,415.3457669180493,100.98326816100868,1902.571943398161,303.0655494855693,83.60559479857649),c(204.85597654644172,223.0104151080936,63.34712997329166,64.09961592782278,254.0204797674765,3635.397653796312,1086.8442226661996,7773.046024574086,40.60843175930858),c(286.03560555021784,466.8845904653852,954.9579843473717,1137.956711000995,282.9877274602589,771.1449568658844,4221.331499414669,6481.440485350179,1352.0219044569797))
targetgene="Ints10"
collabel=c("In.vivo_AR1830_Pool.B..9.16._BM_hEGFRv3_15m_1410..1411..1412..1413..1414..1415..1416..1417","In.vivo_AR1831_Pool.B..9.16._BM_hEGFRv3_15m_1410..1411..1412..1413..1414..1415..1416..1417","In.vivo_AR1832_Pool.B..9.16._BM_hEGFRv3_15m_1410..1411..1412..1413..1414..1415..1416..1417","In.vivo_AR1833_Pool.B..9.16._BM_hEGFRv3_15m_1410..1411..1412..1413..1414..1415..1416..1417","In.vivo_AR1835_Pool.B..9.16._BM_hEGFRv3_15m_1410..1411..1412..1413..1414..1415..1416..1417","In.vivo_AR1836_Pool.B..9.16._BM_mCD19_15m_1410..1411..1412..1413..1414..1415..1416..1417","In.vivo_AR1840_Pool.B..9.16._BM_mCD19_15m_1410..1411..1412..1413..1414..1415..1416..1417","In.vivo_AR1841_Pool.B..9.16._BM_mCD19_15m_1410..1411..1412..1413..1414..1415..1416..1417","In.vivo_AR1842_Pool.B..9.16._BM_mCD19_15m_1410..1411..1412..1413..1414..1415..1416..1417")

# set up color using RColorBrewer
#library(RColorBrewer)
#colors <- brewer.pal(length(targetgenelist), "Set1")

colors=c( "#E41A1C", "#377EB8", "#4DAF4A", "#984EA3", "#FF7F00",  "#A65628", "#F781BF",
          "#999999", "#66C2A5", "#FC8D62", "#8DA0CB", "#E78AC3", "#A6D854", "#FFD92F", "#E5C494", "#B3B3B3", 
          "#8DD3C7", "#FFFFB3", "#BEBADA", "#FB8072", "#80B1D3", "#FDB462", "#B3DE69", "#FCCDE5",
          "#D9D9D9", "#BC80BD", "#CCEBC5", "#FFED6F")


## code

targetmatvec=unlist(targetmat)+1
yrange=range(targetmatvec[targetmatvec>0]);
# yrange[1]=1; # set the minimum value to 1
for(i in 1:length(targetmat)){
  vali=targetmat[[i]]+1;
  if(i==1){
    plot(1:length(vali),vali,type='b',las=1,pch=20,main=paste('sgRNAs in',targetgene),ylab='Read counts',xlab='Samples',xlim=c(0.7,length(vali)+0.3),ylim = yrange,col=colors[(i %% length(colors))],xaxt='n',log='y')
    axis(1,at=1:length(vali),labels=(collabel),las=2)
    # lines(0:100,rep(1,101),col='black');
  }else{
    lines(1:length(vali),vali,type='b',pch=20,col=colors[(i %% length(colors))])
  }
}




# parameters
# Do not modify the variables beginning with "__"
targetmat=list(c(153.09715268497374,17.618286432656046,46.718508355302596,18.85282821406552,17.82599858017379,798.6858481825232,856.1573745291724,721.8943346115492,845.6108731056022),c(270.23554352934866,57.02761134780772,1339.7917989351185,92.00180168463976,49.02149609547792,169.8354964526055,756.272347500769,4640.935109718932,22454.074031617685),c(33.234613216311025,175.25558609326276,227.25782877918382,120.65810057001934,209.90113328154638,73.44237684436995,1177.2163899776122,584.0190202533073,499.24483751149955),c(187.42142535099987,170.1555558101255,254.9721981424989,25.63984637112911,132.3580394577904,80.32759967352963,1610.0515071006937,1065.2819099943401,7457.619056033022))
targetgene="Sephs1"
collabel=c("In.vivo_AR1830_Pool.B..9.16._BM_hEGFRv3_15m_1410..1411..1412..1413..1414..1415..1416..1417","In.vivo_AR1831_Pool.B..9.16._BM_hEGFRv3_15m_1410..1411..1412..1413..1414..1415..1416..1417","In.vivo_AR1832_Pool.B..9.16._BM_hEGFRv3_15m_1410..1411..1412..1413..1414..1415..1416..1417","In.vivo_AR1833_Pool.B..9.16._BM_hEGFRv3_15m_1410..1411..1412..1413..1414..1415..1416..1417","In.vivo_AR1835_Pool.B..9.16._BM_hEGFRv3_15m_1410..1411..1412..1413..1414..1415..1416..1417","In.vivo_AR1836_Pool.B..9.16._BM_mCD19_15m_1410..1411..1412..1413..1414..1415..1416..1417","In.vivo_AR1840_Pool.B..9.16._BM_mCD19_15m_1410..1411..1412..1413..1414..1415..1416..1417","In.vivo_AR1841_Pool.B..9.16._BM_mCD19_15m_1410..1411..1412..1413..1414..1415..1416..1417","In.vivo_AR1842_Pool.B..9.16._BM_mCD19_15m_1410..1411..1412..1413..1414..1415..1416..1417")

# set up color using RColorBrewer
#library(RColorBrewer)
#colors <- brewer.pal(length(targetgenelist), "Set1")

colors=c( "#E41A1C", "#377EB8", "#4DAF4A", "#984EA3", "#FF7F00",  "#A65628", "#F781BF",
          "#999999", "#66C2A5", "#FC8D62", "#8DA0CB", "#E78AC3", "#A6D854", "#FFD92F", "#E5C494", "#B3B3B3", 
          "#8DD3C7", "#FFFFB3", "#BEBADA", "#FB8072", "#80B1D3", "#FDB462", "#B3DE69", "#FCCDE5",
          "#D9D9D9", "#BC80BD", "#CCEBC5", "#FFED6F")


## code

targetmatvec=unlist(targetmat)+1
yrange=range(targetmatvec[targetmatvec>0]);
# yrange[1]=1; # set the minimum value to 1
for(i in 1:length(targetmat)){
  vali=targetmat[[i]]+1;
  if(i==1){
    plot(1:length(vali),vali,type='b',las=1,pch=20,main=paste('sgRNAs in',targetgene),ylab='Read counts',xlab='Samples',xlim=c(0.7,length(vali)+0.3),ylim = yrange,col=colors[(i %% length(colors))],xaxt='n',log='y')
    axis(1,at=1:length(vali),labels=(collabel),las=2)
    # lines(0:100,rep(1,101),col='black');
  }else{
    lines(1:length(vali),vali,type='b',pch=20,col=colors[(i %% length(colors))])
  }
}




# parameters
# Do not modify the variables beginning with "__"
targetmat=list(c(28.87597541745056,108.49155329582932,115.60851220125727,96.52648045601548,416.237066847058,371.80203277462283,49.94251351420173,122.26678820447859,243.65059055585147),c(290.93907307393584,439.5298825831034,342.86634098044107,104.8217248702043,177.81433583723356,1920.9771693355515,1717.0711789168404,20508.302655532065,57.32955071902387),c(13.075913396581386,38.482046681853994,56.22057785129635,49.01735335657036,64.61924485312998,78.03252539714306,768.1634221470075,518.9834946126272,5202.656727751417),c(87.7175857020668,83.4550409967918,35.63276060997656,351.4167179101813,135.92323917382515,291.4744331010932,2171.3102304031513,339.48544384435013,7732.323153228345))
targetgene="Tmprss13"
collabel=c("In.vivo_AR1830_Pool.B..9.16._BM_hEGFRv3_15m_1410..1411..1412..1413..1414..1415..1416..1417","In.vivo_AR1831_Pool.B..9.16._BM_hEGFRv3_15m_1410..1411..1412..1413..1414..1415..1416..1417","In.vivo_AR1832_Pool.B..9.16._BM_hEGFRv3_15m_1410..1411..1412..1413..1414..1415..1416..1417","In.vivo_AR1833_Pool.B..9.16._BM_hEGFRv3_15m_1410..1411..1412..1413..1414..1415..1416..1417","In.vivo_AR1835_Pool.B..9.16._BM_hEGFRv3_15m_1410..1411..1412..1413..1414..1415..1416..1417","In.vivo_AR1836_Pool.B..9.16._BM_mCD19_15m_1410..1411..1412..1413..1414..1415..1416..1417","In.vivo_AR1840_Pool.B..9.16._BM_mCD19_15m_1410..1411..1412..1413..1414..1415..1416..1417","In.vivo_AR1841_Pool.B..9.16._BM_mCD19_15m_1410..1411..1412..1413..1414..1415..1416..1417","In.vivo_AR1842_Pool.B..9.16._BM_mCD19_15m_1410..1411..1412..1413..1414..1415..1416..1417")

# set up color using RColorBrewer
#library(RColorBrewer)
#colors <- brewer.pal(length(targetgenelist), "Set1")

colors=c( "#E41A1C", "#377EB8", "#4DAF4A", "#984EA3", "#FF7F00",  "#A65628", "#F781BF",
          "#999999", "#66C2A5", "#FC8D62", "#8DA0CB", "#E78AC3", "#A6D854", "#FFD92F", "#E5C494", "#B3B3B3", 
          "#8DD3C7", "#FFFFB3", "#BEBADA", "#FB8072", "#80B1D3", "#FDB462", "#B3DE69", "#FCCDE5",
          "#D9D9D9", "#BC80BD", "#CCEBC5", "#FFED6F")


## code

targetmatvec=unlist(targetmat)+1
yrange=range(targetmatvec[targetmatvec>0]);
# yrange[1]=1; # set the minimum value to 1
for(i in 1:length(targetmat)){
  vali=targetmat[[i]]+1;
  if(i==1){
    plot(1:length(vali),vali,type='b',las=1,pch=20,main=paste('sgRNAs in',targetgene),ylab='Read counts',xlab='Samples',xlim=c(0.7,length(vali)+0.3),ylim = yrange,col=colors[(i %% length(colors))],xaxt='n',log='y')
    axis(1,at=1:length(vali),labels=(collabel),las=2)
    # lines(0:100,rep(1,101),col='black');
  }else{
    lines(1:length(vali),vali,type='b',pch=20,col=colors[(i %% length(colors))])
  }
}




# parameters
# Do not modify the variables beginning with "__"
targetmat=list(c(692.4785802939559,121.0098094453481,627.1365867355873,484.14062853720264,164.44483690210322,401.63799836764815,6024.018415784427,5288.688945100106,18713.320847201376),c(476.18117952550546,234.13775390766585,521.0301440303239,815.1962919761933,117.65159062914701,20.655668487479048,901.3434581848788,13.00710512813602,64.49574455890186),c(300.2011783965143,444.6299128662407,58.59609522529478,711.8827933631142,79.32569368177336,367.21188422184974,21751.153742899474,1.300710512813602,2.388731279959328),c(1486.2954894114175,311.5654863880227,308.0254194951307,3330.9176888610964,457.2368635814577,6706.207035601531,28160.442977222032,2031.7098210148465,2388.7312799593283))
targetgene="E130309D02Rik"
collabel=c("In.vivo_AR1830_Pool.B..9.16._BM_hEGFRv3_15m_1410..1411..1412..1413..1414..1415..1416..1417","In.vivo_AR1831_Pool.B..9.16._BM_hEGFRv3_15m_1410..1411..1412..1413..1414..1415..1416..1417","In.vivo_AR1832_Pool.B..9.16._BM_hEGFRv3_15m_1410..1411..1412..1413..1414..1415..1416..1417","In.vivo_AR1833_Pool.B..9.16._BM_hEGFRv3_15m_1410..1411..1412..1413..1414..1415..1416..1417","In.vivo_AR1835_Pool.B..9.16._BM_hEGFRv3_15m_1410..1411..1412..1413..1414..1415..1416..1417","In.vivo_AR1836_Pool.B..9.16._BM_mCD19_15m_1410..1411..1412..1413..1414..1415..1416..1417","In.vivo_AR1840_Pool.B..9.16._BM_mCD19_15m_1410..1411..1412..1413..1414..1415..1416..1417","In.vivo_AR1841_Pool.B..9.16._BM_mCD19_15m_1410..1411..1412..1413..1414..1415..1416..1417","In.vivo_AR1842_Pool.B..9.16._BM_mCD19_15m_1410..1411..1412..1413..1414..1415..1416..1417")

# set up color using RColorBrewer
#library(RColorBrewer)
#colors <- brewer.pal(length(targetgenelist), "Set1")

colors=c( "#E41A1C", "#377EB8", "#4DAF4A", "#984EA3", "#FF7F00",  "#A65628", "#F781BF",
          "#999999", "#66C2A5", "#FC8D62", "#8DA0CB", "#E78AC3", "#A6D854", "#FFD92F", "#E5C494", "#B3B3B3", 
          "#8DD3C7", "#FFFFB3", "#BEBADA", "#FB8072", "#80B1D3", "#FDB462", "#B3DE69", "#FCCDE5",
          "#D9D9D9", "#BC80BD", "#CCEBC5", "#FFED6F")


## code

targetmatvec=unlist(targetmat)+1
yrange=range(targetmatvec[targetmatvec>0]);
# yrange[1]=1; # set the minimum value to 1
for(i in 1:length(targetmat)){
  vali=targetmat[[i]]+1;
  if(i==1){
    plot(1:length(vali),vali,type='b',las=1,pch=20,main=paste('sgRNAs in',targetgene),ylab='Read counts',xlab='Samples',xlim=c(0.7,length(vali)+0.3),ylim = yrange,col=colors[(i %% length(colors))],xaxt='n',log='y')
    axis(1,at=1:length(vali),labels=(collabel),las=2)
    # lines(0:100,rep(1,101),col='black');
  }else{
    lines(1:length(vali),vali,type='b',pch=20,col=colors[(i %% length(colors))])
  }
}




# parameters
# Do not modify the variables beginning with "__"
targetmat=list(c(669.5957318499385,316.2018775545111,1568.6333059636347,204.36465784047027,169.346986511651,4121.953400390264,30581.46577519619,6862.548665604564,21990.660163305576),c(171.07653360527314,40.33660314844936,257.3477155164974,61.837276542134916,198.3142342044334,2.295074276386561,23.782149292477012,83.24547282007053,0.0),c(423.8775259391799,410.3206182342263,670.6877385922254,574.6342039647171,224.1619321456854,3745.561219062867,61.833588160440236,349.89112794685894,599.5715512697914),c(750.7753608537146,255.0015141568638,1337.41628156112,337.84268159605415,159.09703732805107,619.6700546243715,187.8789794105684,1207.0593558910227,7.166193839877984))
targetgene="Dcp2"
collabel=c("In.vivo_AR1830_Pool.B..9.16._BM_hEGFRv3_15m_1410..1411..1412..1413..1414..1415..1416..1417","In.vivo_AR1831_Pool.B..9.16._BM_hEGFRv3_15m_1410..1411..1412..1413..1414..1415..1416..1417","In.vivo_AR1832_Pool.B..9.16._BM_hEGFRv3_15m_1410..1411..1412..1413..1414..1415..1416..1417","In.vivo_AR1833_Pool.B..9.16._BM_hEGFRv3_15m_1410..1411..1412..1413..1414..1415..1416..1417","In.vivo_AR1835_Pool.B..9.16._BM_hEGFRv3_15m_1410..1411..1412..1413..1414..1415..1416..1417","In.vivo_AR1836_Pool.B..9.16._BM_mCD19_15m_1410..1411..1412..1413..1414..1415..1416..1417","In.vivo_AR1840_Pool.B..9.16._BM_mCD19_15m_1410..1411..1412..1413..1414..1415..1416..1417","In.vivo_AR1841_Pool.B..9.16._BM_mCD19_15m_1410..1411..1412..1413..1414..1415..1416..1417","In.vivo_AR1842_Pool.B..9.16._BM_mCD19_15m_1410..1411..1412..1413..1414..1415..1416..1417")

# set up color using RColorBrewer
#library(RColorBrewer)
#colors <- brewer.pal(length(targetgenelist), "Set1")

colors=c( "#E41A1C", "#377EB8", "#4DAF4A", "#984EA3", "#FF7F00",  "#A65628", "#F781BF",
          "#999999", "#66C2A5", "#FC8D62", "#8DA0CB", "#E78AC3", "#A6D854", "#FFD92F", "#E5C494", "#B3B3B3", 
          "#8DD3C7", "#FFFFB3", "#BEBADA", "#FB8072", "#80B1D3", "#FDB462", "#B3DE69", "#FCCDE5",
          "#D9D9D9", "#BC80BD", "#CCEBC5", "#FFED6F")


## code

targetmatvec=unlist(targetmat)+1
yrange=range(targetmatvec[targetmatvec>0]);
# yrange[1]=1; # set the minimum value to 1
for(i in 1:length(targetmat)){
  vali=targetmat[[i]]+1;
  if(i==1){
    plot(1:length(vali),vali,type='b',las=1,pch=20,main=paste('sgRNAs in',targetgene),ylab='Read counts',xlab='Samples',xlim=c(0.7,length(vali)+0.3),ylim = yrange,col=colors[(i %% length(colors))],xaxt='n',log='y')
    axis(1,at=1:length(vali),labels=(collabel),las=2)
    # lines(0:100,rep(1,101),col='black');
  }else{
    lines(1:length(vali),vali,type='b',pch=20,col=colors[(i %% length(colors))])
  }
}




# parameters
# Do not modify the variables beginning with "__"
targetmat=list(c(627.6438430359066,342.62930720349516,227.25782877918382,82.95244414188831,37.8802469828693,3713.4301791934554,6475.87925234149,534.5920207663904,1987.424424926161),c(213.57325214416264,114.51886181226429,45.1348301059703,288.0712151109212,174.2491361211988,240.98279902058889,425.70047233533853,102.75613051227457,54.94081943906455),c(243.5388870113283,127.96439619508074,471.1442791763567,125.9368924699577,86.90174307834722,814.751368117229,351.9758095286598,4996.0290797170455,2278.849641081199),c(277.3183299524969,533.6486232628187,288.229441378477,177.2165852122159,223.71628218118107,2106.878185722863,1070.1967181614655,4752.796213820902,757.227815747107))
targetgene="Arid1b"
collabel=c("In.vivo_AR1830_Pool.B..9.16._BM_hEGFRv3_15m_1410..1411..1412..1413..1414..1415..1416..1417","In.vivo_AR1831_Pool.B..9.16._BM_hEGFRv3_15m_1410..1411..1412..1413..1414..1415..1416..1417","In.vivo_AR1832_Pool.B..9.16._BM_hEGFRv3_15m_1410..1411..1412..1413..1414..1415..1416..1417","In.vivo_AR1833_Pool.B..9.16._BM_hEGFRv3_15m_1410..1411..1412..1413..1414..1415..1416..1417","In.vivo_AR1835_Pool.B..9.16._BM_hEGFRv3_15m_1410..1411..1412..1413..1414..1415..1416..1417","In.vivo_AR1836_Pool.B..9.16._BM_mCD19_15m_1410..1411..1412..1413..1414..1415..1416..1417","In.vivo_AR1840_Pool.B..9.16._BM_mCD19_15m_1410..1411..1412..1413..1414..1415..1416..1417","In.vivo_AR1841_Pool.B..9.16._BM_mCD19_15m_1410..1411..1412..1413..1414..1415..1416..1417","In.vivo_AR1842_Pool.B..9.16._BM_mCD19_15m_1410..1411..1412..1413..1414..1415..1416..1417")

# set up color using RColorBrewer
#library(RColorBrewer)
#colors <- brewer.pal(length(targetgenelist), "Set1")

colors=c( "#E41A1C", "#377EB8", "#4DAF4A", "#984EA3", "#FF7F00",  "#A65628", "#F781BF",
          "#999999", "#66C2A5", "#FC8D62", "#8DA0CB", "#E78AC3", "#A6D854", "#FFD92F", "#E5C494", "#B3B3B3", 
          "#8DD3C7", "#FFFFB3", "#BEBADA", "#FB8072", "#80B1D3", "#FDB462", "#B3DE69", "#FCCDE5",
          "#D9D9D9", "#BC80BD", "#CCEBC5", "#FFED6F")


## code

targetmatvec=unlist(targetmat)+1
yrange=range(targetmatvec[targetmatvec>0]);
# yrange[1]=1; # set the minimum value to 1
for(i in 1:length(targetmat)){
  vali=targetmat[[i]]+1;
  if(i==1){
    plot(1:length(vali),vali,type='b',las=1,pch=20,main=paste('sgRNAs in',targetgene),ylab='Read counts',xlab='Samples',xlim=c(0.7,length(vali)+0.3),ylim = yrange,col=colors[(i %% length(colors))],xaxt='n',log='y')
    axis(1,at=1:length(vali),labels=(collabel),las=2)
    # lines(0:100,rep(1,101),col='black');
  }else{
    lines(1:length(vali),vali,type='b',pch=20,col=colors[(i %% length(colors))])
  }
}




# parameters
# Do not modify the variables beginning with "__"
targetmat=list(c(81.72445872863366,45.900272548235485,18.212299867321352,66.36195531351063,23.619448118730272,3695.069584982363,1809.8215611575006,97.55328846102016,7.166193839877984),c(79.54513982920344,181.74653372634657,718.1980860721942,441.91029333769586,143.49928857039902,571.4734948202537,3182.0515753334244,1692.2243771704964,2567.8861259562777),c(748.0512122294268,69.5458674973265,581.2099175049509,333.31800282467844,327.107073946189,94.098045331849,33.29500900946782,123.5674987172922,138.54641423764102),c(127.49015561666852,366.73854126923504,193.20874641853956,175.70835895509066,76.20614393024294,206.55668487479048,658.7655354016133,5920.834254327517,511.18849391129623))
targetgene="Kmt2d"
collabel=c("In.vivo_AR1830_Pool.B..9.16._BM_hEGFRv3_15m_1410..1411..1412..1413..1414..1415..1416..1417","In.vivo_AR1831_Pool.B..9.16._BM_hEGFRv3_15m_1410..1411..1412..1413..1414..1415..1416..1417","In.vivo_AR1832_Pool.B..9.16._BM_hEGFRv3_15m_1410..1411..1412..1413..1414..1415..1416..1417","In.vivo_AR1833_Pool.B..9.16._BM_hEGFRv3_15m_1410..1411..1412..1413..1414..1415..1416..1417","In.vivo_AR1835_Pool.B..9.16._BM_hEGFRv3_15m_1410..1411..1412..1413..1414..1415..1416..1417","In.vivo_AR1836_Pool.B..9.16._BM_mCD19_15m_1410..1411..1412..1413..1414..1415..1416..1417","In.vivo_AR1840_Pool.B..9.16._BM_mCD19_15m_1410..1411..1412..1413..1414..1415..1416..1417","In.vivo_AR1841_Pool.B..9.16._BM_mCD19_15m_1410..1411..1412..1413..1414..1415..1416..1417","In.vivo_AR1842_Pool.B..9.16._BM_mCD19_15m_1410..1411..1412..1413..1414..1415..1416..1417")

# set up color using RColorBrewer
#library(RColorBrewer)
#colors <- brewer.pal(length(targetgenelist), "Set1")

colors=c( "#E41A1C", "#377EB8", "#4DAF4A", "#984EA3", "#FF7F00",  "#A65628", "#F781BF",
          "#999999", "#66C2A5", "#FC8D62", "#8DA0CB", "#E78AC3", "#A6D854", "#FFD92F", "#E5C494", "#B3B3B3", 
          "#8DD3C7", "#FFFFB3", "#BEBADA", "#FB8072", "#80B1D3", "#FDB462", "#B3DE69", "#FCCDE5",
          "#D9D9D9", "#BC80BD", "#CCEBC5", "#FFED6F")


## code

targetmatvec=unlist(targetmat)+1
yrange=range(targetmatvec[targetmatvec>0]);
# yrange[1]=1; # set the minimum value to 1
for(i in 1:length(targetmat)){
  vali=targetmat[[i]]+1;
  if(i==1){
    plot(1:length(vali),vali,type='b',las=1,pch=20,main=paste('sgRNAs in',targetgene),ylab='Read counts',xlab='Samples',xlim=c(0.7,length(vali)+0.3),ylim = yrange,col=colors[(i %% length(colors))],xaxt='n',log='y')
    axis(1,at=1:length(vali),labels=(collabel),las=2)
    # lines(0:100,rep(1,101),col='black');
  }else{
    lines(1:length(vali),vali,type='b',pch=20,col=colors[(i %% length(colors))])
  }
}




# parameters
# Do not modify the variables beginning with "__"
targetmat=list(c(0.0,10.663699682923395,94.22885583527133,112.36285615583051,6.239099503060826,114.75371381932804,3241.506948564617,2685.967208960088,9.554925119837312),c(58.84161028461624,232.28319744107048,24.547012864650515,1.5082262571252418,139.93408885436426,114.75371381932804,19.02571943398161,58.53197307661209,0.0),c(1044.4385825519382,384.8204668185399,346.0336974791057,89.73946229895189,479.51936180667497,1023.6031272684061,347.2193796701644,788.2305707650429,458.63640575219097),c(38.682910464886604,84.38231923008948,517.8627875316593,23.377506985441247,23.619448118730272,13.770445658319364,42.80786872645862,9.104973589695215,85.9943260785358))
targetgene="Gnpnat1"
collabel=c("In.vivo_AR1830_Pool.B..9.16._BM_hEGFRv3_15m_1410..1411..1412..1413..1414..1415..1416..1417","In.vivo_AR1831_Pool.B..9.16._BM_hEGFRv3_15m_1410..1411..1412..1413..1414..1415..1416..1417","In.vivo_AR1832_Pool.B..9.16._BM_hEGFRv3_15m_1410..1411..1412..1413..1414..1415..1416..1417","In.vivo_AR1833_Pool.B..9.16._BM_hEGFRv3_15m_1410..1411..1412..1413..1414..1415..1416..1417","In.vivo_AR1835_Pool.B..9.16._BM_hEGFRv3_15m_1410..1411..1412..1413..1414..1415..1416..1417","In.vivo_AR1836_Pool.B..9.16._BM_mCD19_15m_1410..1411..1412..1413..1414..1415..1416..1417","In.vivo_AR1840_Pool.B..9.16._BM_mCD19_15m_1410..1411..1412..1413..1414..1415..1416..1417","In.vivo_AR1841_Pool.B..9.16._BM_mCD19_15m_1410..1411..1412..1413..1414..1415..1416..1417","In.vivo_AR1842_Pool.B..9.16._BM_mCD19_15m_1410..1411..1412..1413..1414..1415..1416..1417")

# set up color using RColorBrewer
#library(RColorBrewer)
#colors <- brewer.pal(length(targetgenelist), "Set1")

colors=c( "#E41A1C", "#377EB8", "#4DAF4A", "#984EA3", "#FF7F00",  "#A65628", "#F781BF",
          "#999999", "#66C2A5", "#FC8D62", "#8DA0CB", "#E78AC3", "#A6D854", "#FFD92F", "#E5C494", "#B3B3B3", 
          "#8DD3C7", "#FFFFB3", "#BEBADA", "#FB8072", "#80B1D3", "#FDB462", "#B3DE69", "#FCCDE5",
          "#D9D9D9", "#BC80BD", "#CCEBC5", "#FFED6F")


## code

targetmatvec=unlist(targetmat)+1
yrange=range(targetmatvec[targetmatvec>0]);
# yrange[1]=1; # set the minimum value to 1
for(i in 1:length(targetmat)){
  vali=targetmat[[i]]+1;
  if(i==1){
    plot(1:length(vali),vali,type='b',las=1,pch=20,main=paste('sgRNAs in',targetgene),ylab='Read counts',xlab='Samples',xlim=c(0.7,length(vali)+0.3),ylim = yrange,col=colors[(i %% length(colors))],xaxt='n',log='y')
    axis(1,at=1:length(vali),labels=(collabel),las=2)
    # lines(0:100,rep(1,101),col='black');
  }else{
    lines(1:length(vali),vali,type='b',pch=20,col=colors[(i %% length(colors))])
  }
}




# parameters
# Do not modify the variables beginning with "__"
targetmat=list(c(56.66229138518601,71.40042396392187,23.75517373998437,31.67275139963008,134.58628928031212,810.161219564456,19.02571943398161,304.3662599983829,2761.3733596329835),c(203.22148737186905,58.418528697754255,52.26138222796562,55.050258385071324,205.89028360100727,231.80250191504265,2157.040940827665,128.77034076854662,487.30118111170293),c(547.5538734818456,245.72873182388693,152.03311193589997,92.75591481320237,471.0520124810924,358.0315871163035,111.77610167464196,1238.2764081985492,1039.0981067823077),c(189.05591452557255,472.4482598651713,862.3128067614326,203.61054471190764,293.6833266083632,5471.457074905561,83.23752252366954,1127.716014609393,487.30118111170293))
targetgene="Grik2"
collabel=c("In.vivo_AR1830_Pool.B..9.16._BM_hEGFRv3_15m_1410..1411..1412..1413..1414..1415..1416..1417","In.vivo_AR1831_Pool.B..9.16._BM_hEGFRv3_15m_1410..1411..1412..1413..1414..1415..1416..1417","In.vivo_AR1832_Pool.B..9.16._BM_hEGFRv3_15m_1410..1411..1412..1413..1414..1415..1416..1417","In.vivo_AR1833_Pool.B..9.16._BM_hEGFRv3_15m_1410..1411..1412..1413..1414..1415..1416..1417","In.vivo_AR1835_Pool.B..9.16._BM_hEGFRv3_15m_1410..1411..1412..1413..1414..1415..1416..1417","In.vivo_AR1836_Pool.B..9.16._BM_mCD19_15m_1410..1411..1412..1413..1414..1415..1416..1417","In.vivo_AR1840_Pool.B..9.16._BM_mCD19_15m_1410..1411..1412..1413..1414..1415..1416..1417","In.vivo_AR1841_Pool.B..9.16._BM_mCD19_15m_1410..1411..1412..1413..1414..1415..1416..1417","In.vivo_AR1842_Pool.B..9.16._BM_mCD19_15m_1410..1411..1412..1413..1414..1415..1416..1417")

# set up color using RColorBrewer
#library(RColorBrewer)
#colors <- brewer.pal(length(targetgenelist), "Set1")

colors=c( "#E41A1C", "#377EB8", "#4DAF4A", "#984EA3", "#FF7F00",  "#A65628", "#F781BF",
          "#999999", "#66C2A5", "#FC8D62", "#8DA0CB", "#E78AC3", "#A6D854", "#FFD92F", "#E5C494", "#B3B3B3", 
          "#8DD3C7", "#FFFFB3", "#BEBADA", "#FB8072", "#80B1D3", "#FDB462", "#B3DE69", "#FCCDE5",
          "#D9D9D9", "#BC80BD", "#CCEBC5", "#FFED6F")


## code

targetmatvec=unlist(targetmat)+1
yrange=range(targetmatvec[targetmatvec>0]);
# yrange[1]=1; # set the minimum value to 1
for(i in 1:length(targetmat)){
  vali=targetmat[[i]]+1;
  if(i==1){
    plot(1:length(vali),vali,type='b',las=1,pch=20,main=paste('sgRNAs in',targetgene),ylab='Read counts',xlab='Samples',xlim=c(0.7,length(vali)+0.3),ylim = yrange,col=colors[(i %% length(colors))],xaxt='n',log='y')
    axis(1,at=1:length(vali),labels=(collabel),las=2)
    # lines(0:100,rep(1,101),col='black');
  }else{
    lines(1:length(vali),vali,type='b',pch=20,col=colors[(i %% length(colors))])
  }
}




# parameters
# Do not modify the variables beginning with "__"
targetmat=list(c(129.66947451609875,6.954586749732649,155.9923075592307,260.1690293541042,51.69539588250399,50.49163408050434,33.29500900946782,71.53907820474811,57.32955071902387),c(663.6026048765053,437.2116869998592,133.82081206857862,364.99075422430855,812.8655352559248,433.76903823706,10613.973229232492,117.06394615322418,441.9152867924757),c(37.048421290313925,146.04632174438564,62.55529084862551,126.69100559852032,67.29314464015606,105.5734167137818,2297.3556216532793,650.355256406801,23.887312799593282),c(13.075913396581386,2.3181955832442163,23.75517373998437,217.18458102603483,7.57604939657386,794.09569962975,149.8275405426052,2003.0941897329471,2854.533879551397))
targetgene="Mgat4d"
collabel=c("In.vivo_AR1830_Pool.B..9.16._BM_hEGFRv3_15m_1410..1411..1412..1413..1414..1415..1416..1417","In.vivo_AR1831_Pool.B..9.16._BM_hEGFRv3_15m_1410..1411..1412..1413..1414..1415..1416..1417","In.vivo_AR1832_Pool.B..9.16._BM_hEGFRv3_15m_1410..1411..1412..1413..1414..1415..1416..1417","In.vivo_AR1833_Pool.B..9.16._BM_hEGFRv3_15m_1410..1411..1412..1413..1414..1415..1416..1417","In.vivo_AR1835_Pool.B..9.16._BM_hEGFRv3_15m_1410..1411..1412..1413..1414..1415..1416..1417","In.vivo_AR1836_Pool.B..9.16._BM_mCD19_15m_1410..1411..1412..1413..1414..1415..1416..1417","In.vivo_AR1840_Pool.B..9.16._BM_mCD19_15m_1410..1411..1412..1413..1414..1415..1416..1417","In.vivo_AR1841_Pool.B..9.16._BM_mCD19_15m_1410..1411..1412..1413..1414..1415..1416..1417","In.vivo_AR1842_Pool.B..9.16._BM_mCD19_15m_1410..1411..1412..1413..1414..1415..1416..1417")

# set up color using RColorBrewer
#library(RColorBrewer)
#colors <- brewer.pal(length(targetgenelist), "Set1")

colors=c( "#E41A1C", "#377EB8", "#4DAF4A", "#984EA3", "#FF7F00",  "#A65628", "#F781BF",
          "#999999", "#66C2A5", "#FC8D62", "#8DA0CB", "#E78AC3", "#A6D854", "#FFD92F", "#E5C494", "#B3B3B3", 
          "#8DD3C7", "#FFFFB3", "#BEBADA", "#FB8072", "#80B1D3", "#FDB462", "#B3DE69", "#FCCDE5",
          "#D9D9D9", "#BC80BD", "#CCEBC5", "#FFED6F")


## code

targetmatvec=unlist(targetmat)+1
yrange=range(targetmatvec[targetmatvec>0]);
# yrange[1]=1; # set the minimum value to 1
for(i in 1:length(targetmat)){
  vali=targetmat[[i]]+1;
  if(i==1){
    plot(1:length(vali),vali,type='b',las=1,pch=20,main=paste('sgRNAs in',targetgene),ylab='Read counts',xlab='Samples',xlim=c(0.7,length(vali)+0.3),ylim = yrange,col=colors[(i %% length(colors))],xaxt='n',log='y')
    axis(1,at=1:length(vali),labels=(collabel),las=2)
    # lines(0:100,rep(1,101),col='black');
  }else{
    lines(1:length(vali),vali,type='b',pch=20,col=colors[(i %% length(colors))])
  }
}



dev.off()
Sweave("invivo.poolB_BM_mCD19_15m_v_BM_hEGFRv3_15m_summary.Rnw");
library(tools);

texi2dvi("invivo.poolB_BM_mCD19_15m_v_BM_hEGFRv3_15m_summary.tex",pdf=TRUE);
